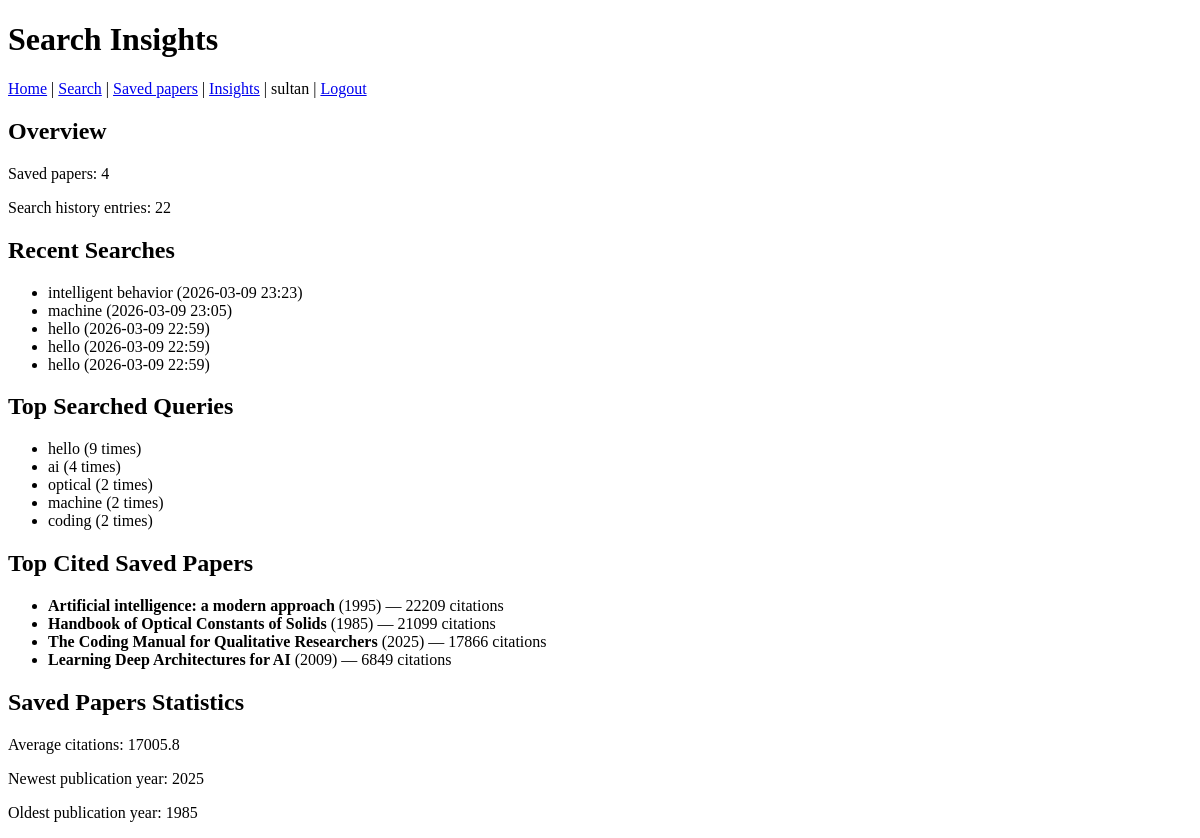
/insights/ (signed in), run on an earlier commit of the app's database.
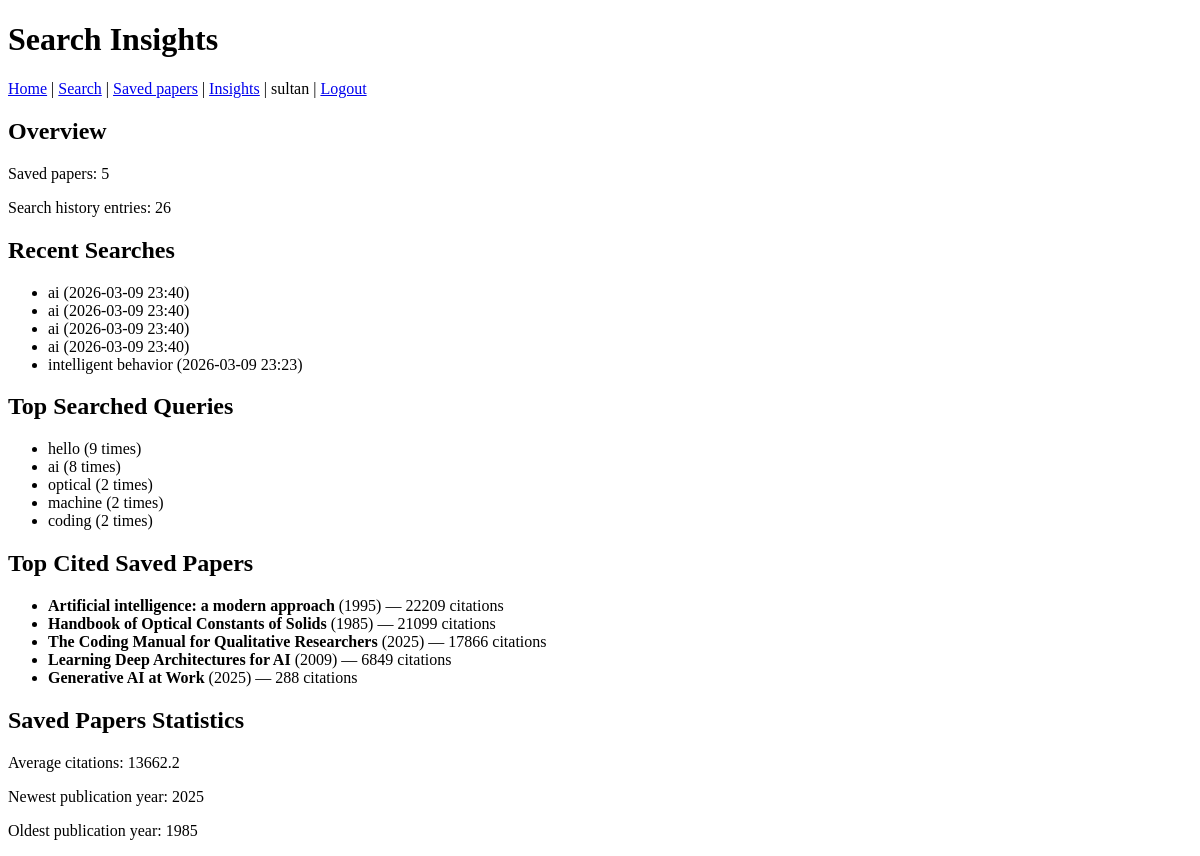
And on a later commit of the database.
### papers/models.py (models this page shows, shortened)
class SearchHistory(models.Model):
    user = models.ForeignKey(
        settings.AUTH_USER_MODEL,
        on_delete=models.CASCADE,
        null=True,
        blank=True,
    )
    query = models.CharField(max_length=255)
    searched_at = models.DateTimeField(auto_now_add=True)

class SavedPaper(models.Model):
    user = models.ForeignKey(
        settings.AUTH_USER_MODEL,
        on_delete=models.CASCADE,
        null=True,
        blank=True,
    )
    title = models.CharField(max_length=500)
    openalex_id = models.CharField(max_length=100)
    first_author = models.CharField(max_length=255, blank=True, null=True)
    publication_year = models.IntegerField(blank=True, null=True)
    cited_by_count = models.IntegerField(default=0)
    saved_at = models.DateTimeField(auto_now_add=True)
    class Meta:
        unique_together = [["user", "openalex_id"]]

### papers/views.py (the view)
# urls.py: path("insights/", views.insights_view, name="insights"),
@login_required
def insights_view(request):
    user_saved = SavedPaper.objects.filter(user=request.user)
    user_searches = SearchHistory.objects.filter(user=request.user)
    saved_count = user_saved.count()
    search_count = user_searches.count()
    recent_searches = user_searches.order_by("-searched_at")[:5]
    top_queries = (
        user_searches.values("query")
        .annotate(count=Count("id"))
        .order_by("-count")[:5]
    )
    top_cited = user_saved.order_by("-cited_by_count")[:5]
    stats = user_saved.aggregate(
        avg_citations=Avg("cited_by_count"),
        newest_year=Max("publication_year"),
        oldest_year=Min("publication_year"),
    )
    return render(
        request,
        "papers/insights.html",
        {
            "saved_count": saved_count,
            "search_count": search_count,
            "recent_searches": recent_searches,
            "top_queries": top_queries,
            "top_cited": top_cited,
            "avg_citations": stats["avg_citations"],
            "newest_year": stats["newest_year"],
            "oldest_year": stats["oldest_year"],
        },
    )

### papers/templates/papers/insights.html (shortened to what this page needs)
<!DOCTYPE html>
<html lang="en">
<head>
</head>
<body>
    <h1>Search Insights</h1>
    {% include "papers/base_nav.html" %}
    <h2>Overview</h2>
    <p>Saved papers: {{ saved_count }}</p>
    <p>Search history entries: {{ search_count }}</p>
    <h2>Recent Searches</h2>
    {% if recent_searches %}
        <ul>
            {% for s in recent_searches %}
            <li>{{ s.query }} ({{ s.searched_at|date:"Y-m-d H:i" }})</li>
            {% endfor %}
        </ul>
    {% else %}
        <p>No searches yet.</p>
    {% endif %}
    <h2>Top Searched Queries</h2>
    {% if top_queries %}
        <ul>
            {% for q in top_queries %}
            <li>{{ q.query }} ({{ q.count }} times)</li>
            {% endfor %}
        </ul>
    {% else %}
        <p>No search data yet.</p>
    {% endif %}
    <h2>Top Cited Saved Papers</h2>
    {% if top_cited %}
        <ul>
            {% for paper in top_cited %}
            <li>
                <strong>{{ paper.title }}</strong>
                {% if paper.publication_year %}({{ paper.publication_year }}){% endif %}
                — {{ paper.cited_by_count }} citations
            </li>
            {% endfor %}
        </ul>
    {% else %}
        <p>No saved papers yet.</p>
    {% endif %}
    <h2>Saved Papers Statistics</h2>
    {% if saved_count > 0 %}
        <p>Average citations: {{ avg_citations|floatformat:1 }}</p>
        {% if newest_year %}
            <p>Newest publication year: {{ newest_year }}</p>
        {% endif %}
        {% if oldest_year %}
            <p>Oldest publication year: {{ oldest_year }}</p>
        {% endif %}
    {% else %}
        <p>No saved papers yet.</p>
    {% endif %}
</body>
</html>

What changed in the data, as far as the page shows it:
no longer on this page (row unchanged): SearchHistory: query "machine", searched_at "2026-03-09 23:05"
no longer on this page (row unchanged): SearchHistory: query "hello", searched_at "2026-03-09 22:59"
no longer on this page (row unchanged): SearchHistory: query "hello", searched_at "2026-03-09 22:59"
no longer on this page (row unchanged): SearchHistory: query "hello", searched_at "2026-03-09 22:59"
added SearchHistory: query "ai", searched_at "2026-03-09 23:40"
added SearchHistory: query "ai", searched_at "2026-03-09 23:40"
added SearchHistory: query "ai", searched_at "2026-03-09 23:40"
added SearchHistory: query "ai", searched_at "2026-03-09 23:40"
added SavedPaper: title "Generative AI at Work", publication_year "2025", cited_by_count "288"
Also different on the page:
{{ saved_count }}: "4" → "5"
{{ search_count }}: "22" → "26"
{{ avg_citations|floatformat:1 }}: "17005.8" → "13662.2"
new list line: "ai ( 8 times)"
list line gone: "ai ( 4 times)"
